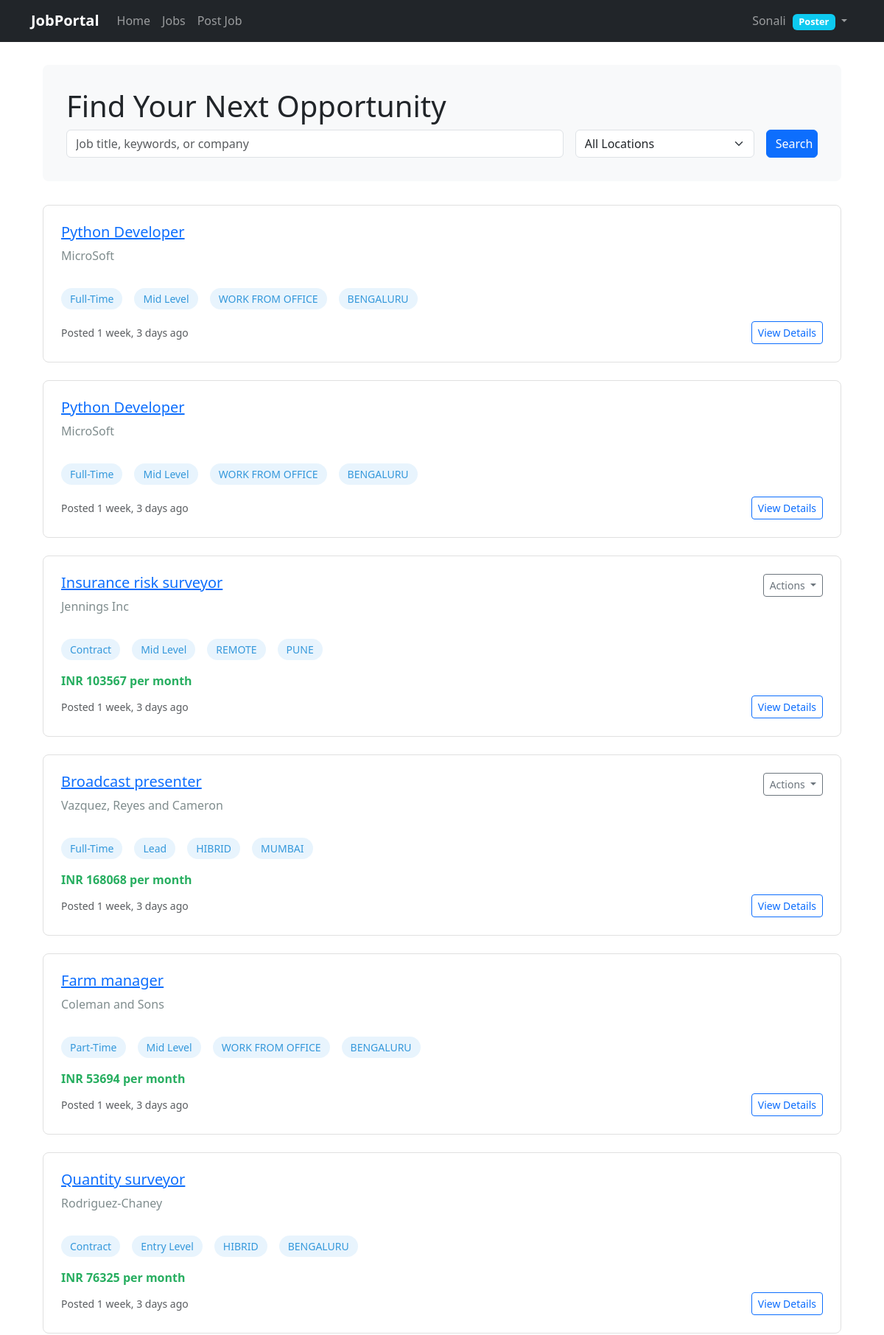
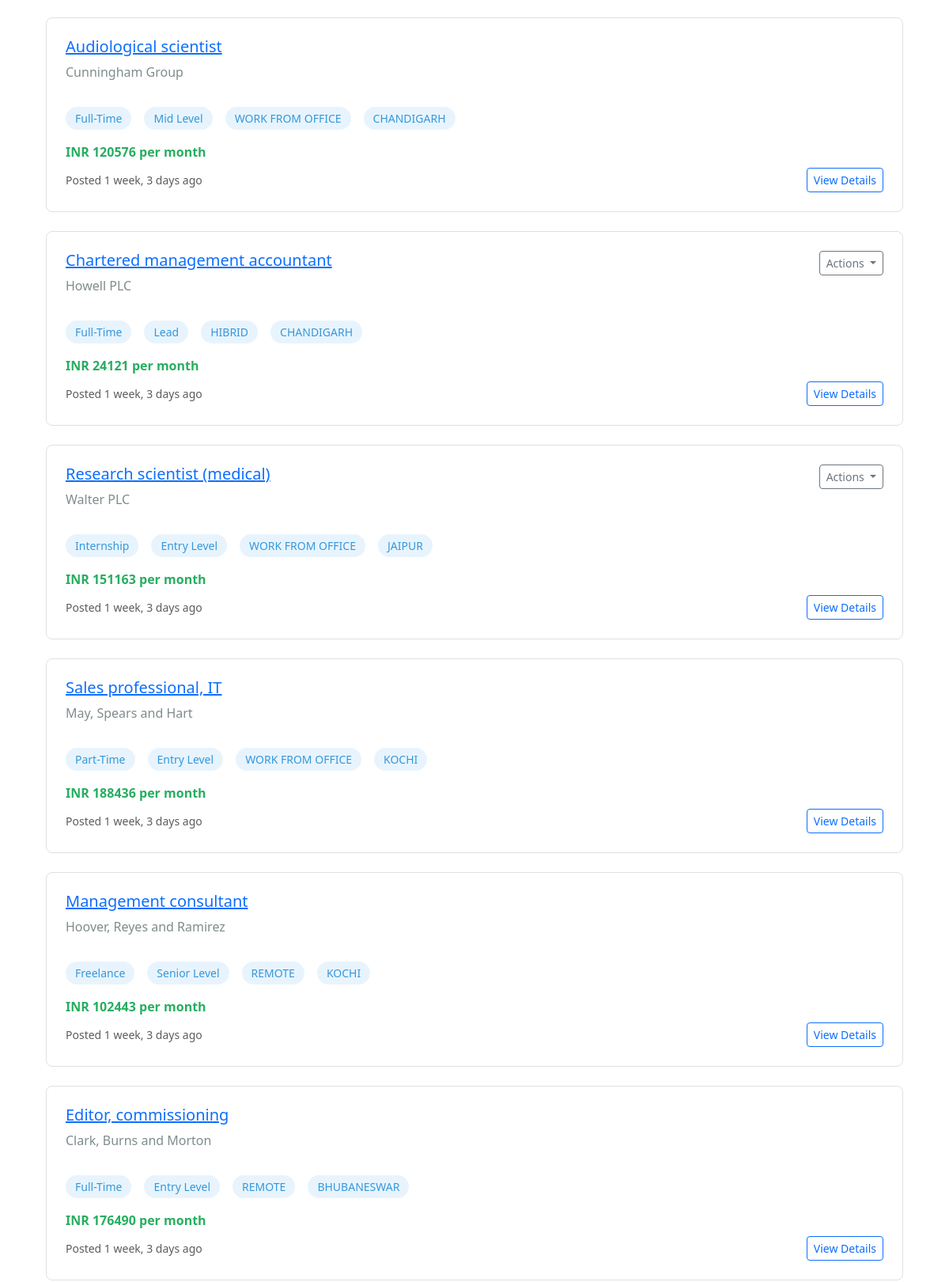
Screenshot of /jobs/ (signed in, upper part) with the database file from the repository (2 pictures, top to bottom).
### profiles/models.py (models this page shows)
class Profile(models.Model):
    class Role(models.TextChoices):
        poster='POSTER',_('Poster')
        seeker='SEEKER',_('Seeker')
    user=models.OneToOneField(User,on_delete=models.CASCADE,related_name='Profile')
    role=models.CharField(choices=Role.choices,default=Role.seeker)

### jobs/models.py (models this page shows, shortened)
class Job(models.Model):
    class ExperienceLevel(models.TextChoices):
        ENTRY = 'ENTRY', _('Entry Level')
        MID = 'MID', _('Mid Level')
        SENIOR = 'SENIOR', _('Senior Level')
        LEAD = 'LEAD', _('Lead')
        EXECUTIVE = 'EXEC', _('Executive')
    class Mode(models.TextChoices):
        REMOTE = 'REMOTE', _('Remote')
        HIBRID = 'HIBRID', _('Hibrid')
        WORK_FROM_OFFICE = 'WORK FROM OFFICE', _('Work From Office')
    company_name=models.CharField(max_length=150,default='MicroSoft')
    poster = models.ForeignKey(User, on_delete=models.CASCADE, related_name='posted_jobs')
    title = models.CharField(max_length=200)
    slug=AutoSlugField(populate_from="title",unique=True)
    description = models.TextField()
    requirements = models.TextField()
    location = models.CharField(max_length=100,choices=Location.choices,default=Location.BENGALURU)
    salary = models.DecimalField(max_digits=10, decimal_places=2, null=True, blank=True)
    salary_currency = models.CharField(max_length=3, default='INR')
    category = models.CharField(max_length=100,choices=JobCategory.choices,default=JobCategory.SOFTWARE_ENGINEERING)
    job_type = models.CharField(max_length=100,choices=JobType.choices,default=JobType.FULL_TIME)
    experience_level = models.CharField(
        max_length=30,
        choices=ExperienceLevel.choices,
        default=ExperienceLevel.MID
    )
    mode=models.CharField(max_length=100,choices=Mode.choices,default=Mode.WORK_FROM_OFFICE)
    application_deadline = models.DateField(null=True, blank=True)
    is_active = models.BooleanField(default=True)
    created_at = models.DateTimeField(auto_now_add=True)
    updated_at = models.DateTimeField(auto_now=True)
    class Meta:
        ordering = ['-created_at']
        indexes = [
            models.Index(fields=['-created_at']),
            models.Index(fields=['is_active']),
        ]

### jobs/views.py (the view)
# urls.py: path('',ListJobsView.as_view(),name='list'),
class ListJobsView(generic.ListView):
    model=Job
    template_name='job/job_list.html'

### templates/job/job_list.html (shortened to what this page needs)
{% extends 'base.html' %}
{% load static %}
{% block content %}
<div class="job-list-container">
    <div class="job-search-header">
        <h1>Find Your Next Opportunity</h1>
        <form method="get" class="row g-3">
            <div class="col-md-8">
                <input type="text" name="q" class="form-control" placeholder="Job title, keywords, or company" value="{{ request.GET.q }}">
            </div>
            <div class="col-md-3">
                <select name="location" class="form-select">
                    <option value="">All Locations</option>
                </select>
            </div>
            <div class="col-md-1">
                <button type="submit" class="btn btn-primary w-100">Search</button>
            </div>
        </form>
    </div>
    {% if job_list %}
        <div class="job-listings">
            {% for job in job_list %}
                <div class="job-card">
                    <div class="d-flex justify-content-between align-items-start">
                        <div>
                            <h2 class="job-title">
                                <a href="/jobs/{{job.slug}}/">{{ job.title }}</a>
                            </h2>
                            <p class="company-name">{{ job.company_name }}</p>
                        </div>
                        {% if user.is_authenticated and user.Profile.role == 'POSTER' and job.poster == user %}
                            <div class="dropdown">
                                <button class="btn btn-sm btn-outline-secondary dropdown-toggle" type="button" id="jobActions-{{ job.id }}" data-bs-toggle="dropdown">
                                    Actions
                                </button>
                            </div>
                        {% endif %}
                    </div>
                    <div class="job-meta">
                        <span class="job-tag">{{ job.get_job_type_display }}</span>
                        <span class="job-tag">{{ job.get_experience_level_display }}</span>
                        {% if job.mode %}
                            <span class="job-tag">{{job.mode}}</span>
                        {% endif %}
                        {% if job.location %}
                            <span class="job-tag"> {{ job.location }}</span>
                        {% endif %}
                    </div>
                    {% if job.salary %}
                        <div class="job-salary">
                            {{ job.salary_currency }} {{ job.salary|floatformat:"0" }} per month
                        </div>
                    {% endif %}
                    <div class="d-flex justify-content-between align-items-center mt-2">
                        <small class="text-muted">Posted {{ job.created_at|timesince }} ago</small>
                        <a href="/jobs/{{job.slug}}" class="btn btn-sm btn-outline-primary">View Details</a>
                    </div>
                </div>
            {% endfor %}
        </div>
    {% endif %}
</div>
{% endblock %}

### templates/base.html (shortened to what this page needs)
<!DOCTYPE html>
<html lang="en">
<head>
    <link href="https://cdn.jsdelivr.net/npm/bootstrap@5.3.0/dist/css/bootstrap.min.css" rel="stylesheet">
</head>
<body>
    <nav class="navbar navbar-expand-lg navbar-dark bg-dark fixed-top">
        <div class="container">
            <a class="navbar-brand" href="{% url 'home' %}">JobPortal</a>
            <div class="collapse navbar-collapse" id="navbarNav">
                <ul class="navbar-nav me-auto">
                    <li class="nav-item">
                        <a class="nav-link" href="{% url 'home' %}">Home</a>
                    </li>
                    <li class="nav-item">
                        <a class="nav-link" href="{% url 'jobs:list' %}">Jobs</a>
                    </li>
                    {% if user.is_authenticated and user.Profile.role == 'POSTER' %}
                    <li class="nav-item">
                        <a class="nav-link" href="/jobs/create/">Post Job</a>
                    </li>
                    {% endif %}
                </ul>
                <ul class="navbar-nav">
                    {% if user.is_authenticated %}
                        <li class="nav-item dropdown">
                            <a class="nav-link dropdown-toggle" href="#" id="navbarDropdown" role="button" data-bs-toggle="dropdown">
                                {% if user.first_name %}
                                    {{ user.first_name }} {{ user.last_name }}
                                {% else %}
                                    {{ user.username }}
                                {% endif %}
                                <span class="badge bg-info role-badge">
                                    {{ user.Profile.get_role_display }}
                                </span>
                            </a>
                        </li>
                    {% endif %}
                </ul>
            </div>
        </div>
    </nav>
    <div class="container mt-4">
        {% block content %}{% endblock %}
    </div>
</body>
</html>

### templates/base.html (style rules this page uses)
body { padding-top: 56px; }
.navbar-brand { font-weight: bold; }
.role-badge { font-size: 0.8rem; vertical-align: middle; margin-left: 5px; }

### templates/job/job_list.html (style rules this page uses)
.job-list-container { max-width: 1200px; margin: 2rem auto; padding: 0 1rem; }
.job-search-header { background-color: #f8f9fa; padding: 2rem; border-radius: 8px; margin-bottom: 2rem; }
.job-card { border: 1px solid #e0e0e0; border-radius: 8px; padding: 1.5rem; margin-bottom: 1.5rem; transition: all 0.3s ease; }
.job-title { color: #2c3e50; font-size: 1.25rem; margin-bottom: 0.5rem; }
.company-name { color: #7f8c8d; font-weight: 500; }
.job-meta { display: flex; gap: 1rem; margin: 1rem 0; flex-wrap: wrap; }
.job-tag { background-color: #e8f4fd; color: #3498db; padding: 0.25rem 0.75rem; border-radius: 50px; font-size: 0.875rem; }
.job-salary { font-weight: 600; color: #27ae60; }

### rows the page displays
Job: title "Python Developer", company_name "MicroSoft", job_type "Full-Time", experience_level "Mid Level", mode "WORK FROM OFFICE", location "BENGALURU", created_at "1 week, 3 days"
Job: title "Python Developer", company_name "MicroSoft", job_type "Full-Time", experience_level "Mid Level", mode "WORK FROM OFFICE", location "BENGALURU", created_at "1 week, 3 days"
Job: title "Insurance risk surveyor", company_name "Jennings Inc", job_type "Contract", experience_level "Mid Level", mode "REMOTE", location "PUNE", salary_currency "INR", salary "103567", created_at "1 week, 3 days"
Job: title "Broadcast presenter", company_name "Vazquez, Reyes and Cameron", job_type "Full-Time", experience_level "Lead", mode "HIBRID", location "MUMBAI", salary_currency "INR", salary "168068", created_at "1 week, 3 days"
Job: title "Farm manager", company_name "Coleman and Sons", job_type "Part-Time", experience_level "Mid Level", mode "WORK FROM OFFICE", location "BENGALURU", salary_currency "INR", salary "53694", created_at "1 week, 3 days"
Job: title "Quantity surveyor", company_name "Rodriguez-Chaney", job_type "Contract", experience_level "Entry Level", mode "HIBRID", location "BENGALURU", salary_currency "INR", salary "76325", created_at "1 week, 3 days"
Job: title "Audiological scientist", company_name "Cunningham Group", job_type "Full-Time", experience_level "Mid Level", mode "WORK FROM OFFICE", location "CHANDIGARH", salary_currency "INR", salary "120576", created_at "1 week, 3 days"
Job: title "Chartered management accountant", company_name "Howell PLC", job_type "Full-Time", experience_level "Lead", mode "HIBRID", location "CHANDIGARH", salary_currency "INR", salary "24121", created_at "1 week, 3 days"
Job: title "Research scientist (medical)", company_name "Walter PLC", job_type "Internship", experience_level "Entry Level", mode "WORK FROM OFFICE", location "JAIPUR", salary_currency "INR", salary "151163", created_at "1 week, 3 days"
Job: title "Sales professional, IT", company_name "May, Spears and Hart", job_type "Part-Time", experience_level "Entry Level", mode "WORK FROM OFFICE", location "KOCHI", salary_currency "INR", salary "188436", created_at "1 week, 3 days"
Job: title "Management consultant", company_name "Hoover, Reyes and Ramirez", job_type "Freelance", experience_level "Senior Level", mode "REMOTE", location "KOCHI", salary_currency "INR", salary "102443", created_at "1 week, 3 days"
Job: title "Editor, commissioning", company_name "Clark, Burns and Morton", job_type "Full-Time", experience_level "Entry Level", mode "REMOTE", location "BHUBANESWAR", salary_currency "INR", salary "176490", created_at "1 week, 3 days"

### other values shown
{{ user.username }} "Sonali"
{{ user.Profile.get_role_display }} "Poster"
